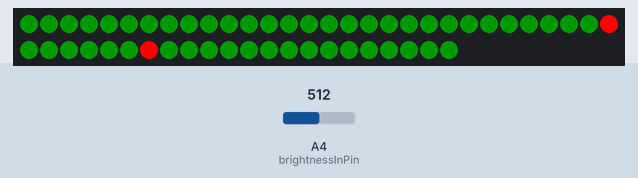
Bench run of a sketch on a simulated Arduino Mega 2560, built with avr-gcc and run on an emulated ATmega2560. Shown: 52 RGB LEDs in strip order, left to right, continuing on the next row. Inputs (shaded band) come from the test bench; at power-on: A4 (brightnessInPin) = 512. Dim RGB values are drawn brighter than linear; colours are those a GRB WS2812 strip shows for the declared byte order.

Above: at 0.88 s.
1.3 s: A4 (brightnessInPin) set to 0
At 1.88 s:
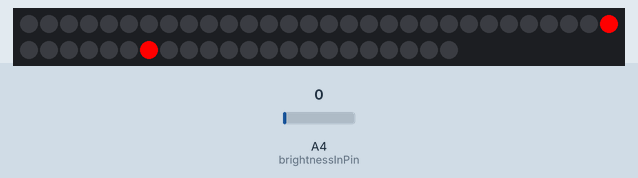
3.5 s: A4 (brightnessInPin) set to 60
At 3.64 s:
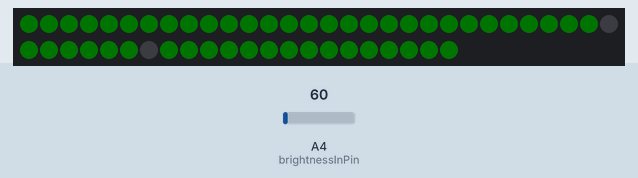
5.0 s: A4 (brightnessInPin) set to 122
Timing chart, 0 to 8.0 s (numbered marks = the images above; inputs shaded):
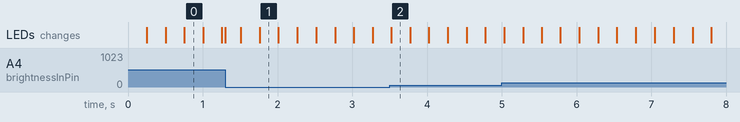

Measured:
- after the input at 1.3 s, the LEDs: change at once (image 1)
- after the input at 3.5 s, the LEDs: change at once (image 2)

The sketch:

BACKLIGHT_LED_GREEN_SPIN_PANEL_RED.ino
```cpp
#include <FastLED.h>

#define NUM_LEDS_CHA 52
#define DATA_PIN_CHA 16


#define LED_TYPE    WS2812B

#define MAX_BRIGHTNESS 150
#define MIN_BRIGHTNESS 0
const int brightnessInPin = A4;  // The Analog input pin that the brightness control potentiometer is attached to.

// Define the array of leds

int GRN; // GREEN LEDS
int RD; // RED LEDS

int spinPanel[ ] = {0, 1, 2, 3, 4, 5, 6, 7, 8, 9, 10, 11, 12, 13, 14, 15, 16, 17, 18, 19, 20, 21, 22, 23, 24, 25, 26, 27, 28, 30, 31, 32, 33, 34, 35, 37, 38, 39, 40, 41, 42, 43, 44, 45, 46, 47, 48, 49, 50, 51, 52};
int flashRed[ ] = {29, 36}; // Not Used, LEDs asigned below
int i;
int dim;

CRGB leds_A[NUM_LEDS_CHA];

void setup()
{
//  FastLED[0];
 FastLED.addLeds<WS2812B, DATA_PIN_CHA, RGB>(leds_A, NUM_LEDS_CHA);
}

void loop() {
    green();
    spin();
}
void green() {
 int dim = map(analogRead(brightnessInPin), 0, 1023, 0, 160);
for (i = 0; i < 50; i++)
  {
  leds_A[spinPanel[i]] = CHSV( 0, 255, dim);
}
       FastLED.show();
}


 void spin() {
static unsigned long lastTime = 0;
  const long interval = 250;
  static bool state = 0;

  unsigned long now = millis();

  if ( now - lastTime > interval && state == 0) {
    state = 1;
    lastTime = now;
  leds_A[29] = CHSV( 96, 255, 255);
  leds_A[36] = CHSV( 96, 255, 255);
   FastLED.show();
  }

  if ( now - lastTime > interval && state == 1) {
    state = 0;
    lastTime = now;
  leds_A[29] = CRGB::Black;
  leds_A[36] = CRGB::Black;
    FastLED.show();
  }
}


//END
```
